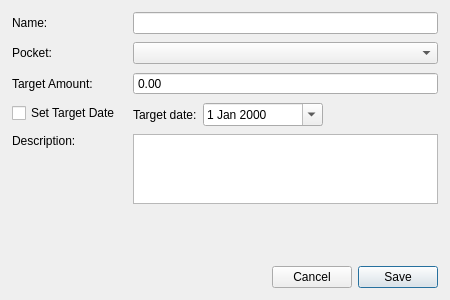
<?xml version="1.0" encoding="UTF-8"?>
<ui version="4.0">
 <class>GoalEditDialog</class>
 <widget class="QDialog" name="GoalEditDialog">
  <property name="geometry">
   <rect>
    <x>0</x>
    <y>0</y>
    <width>450</width>
    <height>300</height>
   </rect>
  </property>
  <property name="windowTitle">
   <string>Edit Goal</string>
  </property>
  <layout class="QVBoxLayout" name="mainLayout">
   <property name="leftMargin">
    <number>12</number>
   </property>
   <property name="topMargin">
    <number>12</number>
   </property>
   <property name="rightMargin">
    <number>12</number>
   </property>
   <property name="bottomMargin">
    <number>12</number>
   </property>
   <property name="spacing">
    <number>10</number>
   </property>
   <item>
    <layout class="QFormLayout" name="formLayout">
     <property name="horizontalSpacing">
      <number>12</number>
     </property>
     <property name="verticalSpacing">
      <number>8</number>
     </property>
     <item row="0" column="0">
      <widget class="QLabel" name="label">
       <property name="text">
        <string>Name:</string>
       </property>
      </widget>
     </item>
     <item row="0" column="1">
      <widget class="QLineEdit" name="nameInput"/>
     </item>
     <item row="1" column="0">
      <widget class="QLabel" name="label_2">
       <property name="text">
        <string>Pocket:</string>
       </property>
      </widget>
     </item>
     <item row="1" column="1">
      <widget class="QComboBox" name="pocketSelect"/>
     </item>
     <item row="2" column="0">
      <widget class="QLabel" name="label_3">
       <property name="text">
        <string>Target Amount:</string>
       </property>
      </widget>
     </item>
     <item row="2" column="1">
      <widget class="QDoubleSpinBox" name="targetAmountInput">
       <property name="buttonSymbols">
        <enum>QAbstractSpinBox::ButtonSymbols::NoButtons</enum>
       </property>
       <property name="maximum">
        <double>1000000000.000000000000000</double>
       </property>
       <property name="decimals">
        <number>2</number>
       </property>
      </widget>
     </item>
     <item row="3" column="0">
      <widget class="QCheckBox" name="setTargetDateInput">
       <property name="text">
        <string>Set Target Date</string>
       </property>
      </widget>
     </item>
     <item row="3" column="1">
      <layout class="QHBoxLayout" name="dateRow">
       <property name="spacing">
        <number>6</number>
       </property>
       <item>
        <widget class="QLabel" name="targetDateLabel">
         <property name="text">
          <string>Target date:</string>
         </property>
        </widget>
       </item>
       <item>
        <widget class="QDateEdit" name="targetDateInput">
         <property name="minimumSize">
          <size>
           <width>120</width>
           <height>0</height>
          </size>
         </property>
         <property name="buttonSymbols">
          <enum>QAbstractSpinBox::ButtonSymbols::NoButtons</enum>
         </property>
         <property name="calendarPopup">
          <bool>true</bool>
         </property>
        </widget>
       </item>
       <item>
        <spacer name="dateSpacer">
         <property name="orientation">
          <enum>Qt::Orientation::Horizontal</enum>
         </property>
         <property name="sizeHint" stdset="0">
          <size>
           <width>40</width>
           <height>20</height>
          </size>
         </property>
        </spacer>
       </item>
      </layout>
     </item>
     <item row="4" column="0">
      <widget class="QLabel" name="label_4">
       <property name="text">
        <string>Description:</string>
       </property>
       <property name="alignment">
        <set>Qt::AlignmentFlag::AlignLeading|Qt::AlignmentFlag::AlignLeft|Qt::AlignmentFlag::AlignTop</set>
       </property>
      </widget>
     </item>
     <item row="4" column="1">
      <widget class="QTextEdit" name="descriptionInput">
       <property name="maximumSize">
        <size>
         <width>16777215</width>
         <height>70</height>
        </size>
       </property>
      </widget>
     </item>
    </layout>
   </item>
   <item>
    <spacer name="verticalSpacer">
     <property name="orientation">
      <enum>Qt::Orientation::Vertical</enum>
     </property>
     <property name="sizeHint" stdset="0">
      <size>
       <width>20</width>
       <height>10</height>
      </size>
     </property>
    </spacer>
   </item>
   <item>
    <layout class="QHBoxLayout" name="buttonsLayout">
     <property name="spacing">
      <number>6</number>
     </property>
     <item>
      <spacer name="btnSpacer">
       <property name="orientation">
        <enum>Qt::Orientation::Horizontal</enum>
       </property>
       <property name="sizeHint" stdset="0">
        <size>
         <width>40</width>
         <height>20</height>
        </size>
       </property>
      </spacer>
     </item>
     <item>
      <widget class="QPushButton" name="cancelButton">
       <property name="text">
        <string>Cancel</string>
       </property>
       <property name="autoDefault">
        <bool>false</bool>
       </property>
      </widget>
     </item>
     <item>
      <widget class="QPushButton" name="saveButton">
       <property name="text">
        <string>Save</string>
       </property>
       <property name="default">
        <bool>true</bool>
       </property>
      </widget>
     </item>
    </layout>
   </item>
  </layout>
 </widget>
 <resources/>
 <connections/>
</ui>
